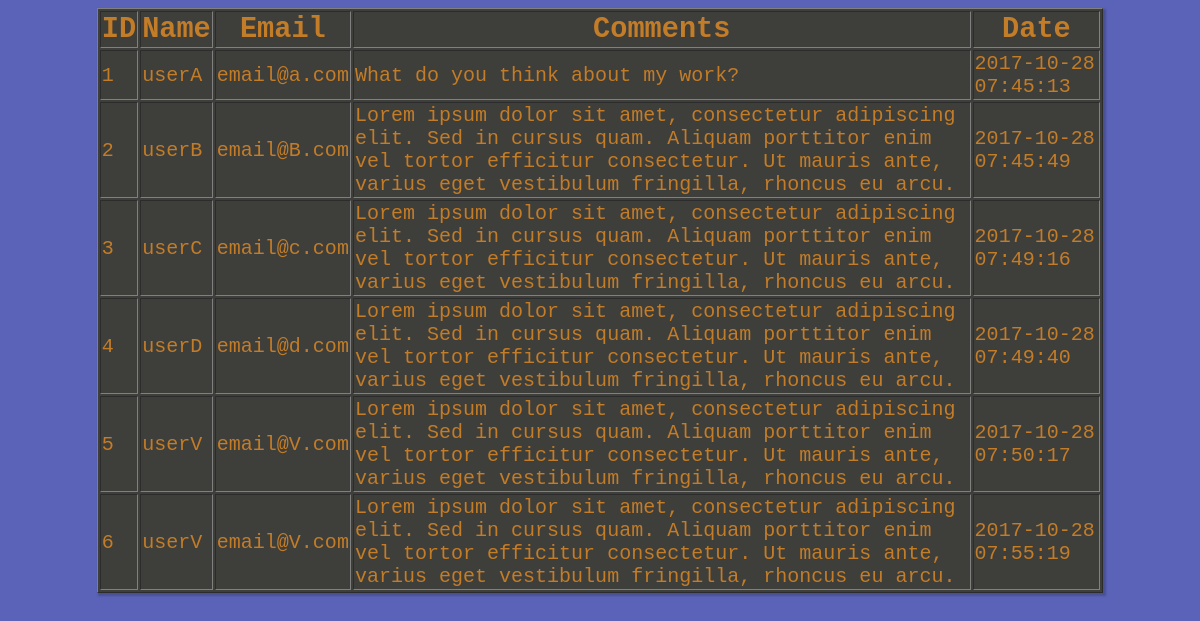
Page /feedback.php on the committed database.
### tables this page shows
CREATE TABLE `contact` (
  `User_id` int(10) UNSIGNED NOT NULL,
  `Name` varchar(40) NOT NULL,
  `Email` varchar(60) NOT NULL,
  `Comment` tinytext NOT NULL,
  `Comment_date` datetime NOT NULL
);

### feedback.php (the view, shortened to what this page needs)
<head>
    <link rel="stylesheet" type="text/css" href="./includes/resources/css/feedback.css">
</head>
    <?php
        require_once('../mysqli_connect.php');
        $allComments = mysqli_query($dbc,"SELECT * FROM webacademydb.contact");
        echo "<table border='1'>
        <tr>
        <th>ID</th>
        <th>Name</th>
        <th>Email</th>
        <th>Comments</th>
        <th>Date</th>
        </tr>";
        while($row = mysqli_fetch_array($allComments)){
            echo "<tr>";
            echo "<td>" . $row['User_id'] . "</td>";
            echo "<td>" . $row['Name'] . "</td>";
            echo "<td>" . $row['Email'] . "</td>";
            echo "<td>" . $row['Comment'] . "</td>";
            echo "<td>" . $row['Comment_date'] . "</td>";
            echo "</tr>";
        }
        echo "</table>";
    ?>
</body>
</html>

### includes/resources/css/feedback.css (style rules this page uses)
table { margin: 0 auto; width: 85% !important; font-size: 2.2em !important; font-family: monospace; box-shadow: 2px 2px 2px 1px rgba(0, 0, 0, 0.2); background-color: rgb(62, 62, 59) !important; color: rgb(195, 124, 39) !important; }
td { font-size: 0.7em; }

### rows in the picture
contact: User_id "1", Name "userA", Email "email@a.com", Comment "What do you think about my work?", Comment_date "2017-10-28 07:45:13"
contact: User_id "2", Name "userB", Email "email@B.com", Comment "Lorem ipsum dolor sit amet, consectetur adipiscing elit. Sed in cursus quam. Aliquam porttitor enim vel tortor efficitur consectetur. Ut mauris ante, varius eget vestibulum fringilla, rhoncus eu arcu.", Comment_date "2017-10-28 07:45:49"
contact: User_id "3", Name "userC", Email "email@c.com", Comment "Lorem ipsum dolor sit amet, consectetur adipiscing elit. Sed in cursus quam. Aliquam porttitor enim vel tortor efficitur consectetur. Ut mauris ante, varius eget vestibulum fringilla, rhoncus eu arcu.", Comment_date "2017-10-28 07:49:16"
contact: User_id "4", Name "userD", Email "email@d.com", Comment "Lorem ipsum dolor sit amet, consectetur adipiscing elit. Sed in cursus quam. Aliquam porttitor enim vel tortor efficitur consectetur. Ut mauris ante, varius eget vestibulum fringilla, rhoncus eu arcu.", Comment_date "2017-10-28 07:49:40"
contact: User_id "5", Name "userV", Email "email@V.com", Comment "Lorem ipsum dolor sit amet, consectetur adipiscing elit. Sed in cursus quam. Aliquam porttitor enim vel tortor efficitur consectetur. Ut mauris ante, varius eget vestibulum fringilla, rhoncus eu arcu.", Comment_date "2017-10-28 07:50:17"
contact: User_id "6", Name "userV", Email "email@V.com", Comment "Lorem ipsum dolor sit amet, consectetur adipiscing elit. Sed in cursus quam. Aliquam porttitor enim vel tortor efficitur consectetur. Ut mauris ante, varius eget vestibulum fringilla, rhoncus eu arcu.", Comment_date "2017-10-28 07:55:19"
